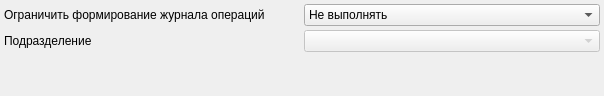
<?xml version="1.0" encoding="UTF-8"?>
<ui version="4.0">
 <class>SurgeryPage</class>
 <widget class="QWidget" name="SurgeryPage">
  <property name="geometry">
   <rect>
    <x>0</x>
    <y>0</y>
    <width>604</width>
    <height>96</height>
   </rect>
  </property>
  <property name="windowTitle">
   <string>Операции</string>
  </property>
  <layout class="QGridLayout" name="gridLayout">
   <property name="margin">
    <number>4</number>
   </property>
   <property name="spacing">
    <number>4</number>
   </property>
   <item row="12" column="0">
    <spacer name="verticalSpacer_2">
     <property name="orientation">
      <enum>Qt::Vertical</enum>
     </property>
     <property name="sizeHint" stdset="0">
      <size>
       <width>20</width>
       <height>40</height>
      </size>
     </property>
    </spacer>
   </item>
   <item row="0" column="1">
    <widget class="QComboBox" name="cmbRestrictFormationSurgeryPage">
     <item>
      <property name="text">
       <string>Не выполнять</string>
      </property>
     </item>
     <item>
      <property name="text">
       <string>по пользователю</string>
      </property>
     </item>
     <item>
      <property name="text">
       <string>по подразделению пользователя</string>
      </property>
     </item>
     <item>
      <property name="text">
       <string>по подразделению из основных настроек</string>
      </property>
     </item>
     <item>
      <property name="text">
       <string>по фиксированному подразделению</string>
      </property>
     </item>
    </widget>
   </item>
   <item row="0" column="0">
    <widget class="QLabel" name="lblRestrictFormationSurgeryPage">
     <property name="text">
      <string>Ограничить формирование журнала операций</string>
     </property>
    </widget>
   </item>
   <item row="1" column="0">
    <widget class="QLabel" name="lblOrgStructure">
     <property name="text">
      <string>Подразделение</string>
     </property>
    </widget>
   </item>
   <item row="1" column="1">
    <widget class="COrgStructureComboBox" name="cmbOrgStructure">
     <property name="enabled">
      <bool>false</bool>
     </property>
    </widget>
   </item>
  </layout>
 </widget>
 <customwidgets>
  <customwidget>
   <class>COrgStructureComboBox</class>
   <extends>QComboBox</extends>
   <header>Orgs/OrgStructComboBoxes.h</header>
  </customwidget>
 </customwidgets>
 <tabstops>
  <tabstop>cmbRestrictFormationSurgeryPage</tabstop>
 </tabstops>
 <resources/>
 <connections/>
</ui>
